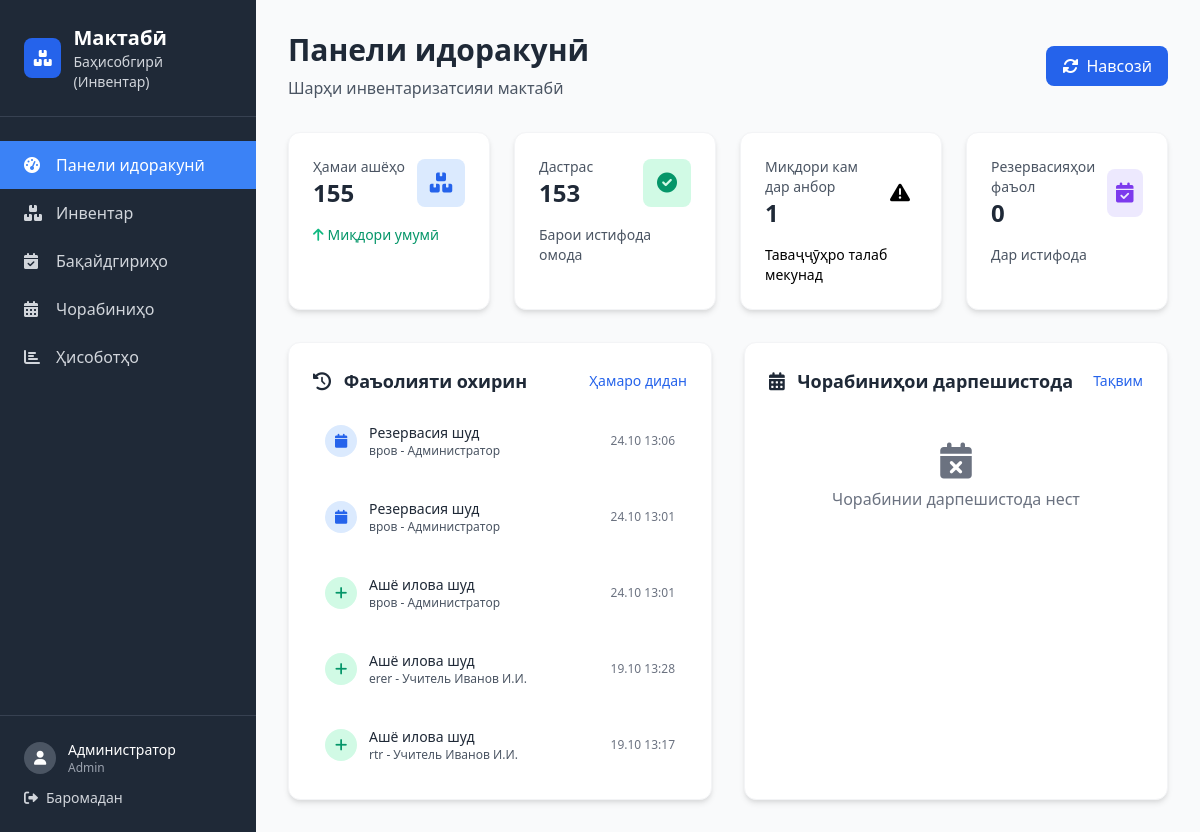
Screenshot of / (signed in) with the database file from the repository.
### app.py (models this page shows)
class User(UserMixin, db.Model):
    id = db.Column(db.Integer, primary_key=True)
    username = db.Column(db.String(80), unique=True, nullable=False)
    email = db.Column(db.String(120), unique=True, nullable=False)
    password_hash = db.Column(db.String(120), nullable=False)
    role = db.Column(db.String(20), nullable=False, default='teacher')  # admin, teacher, staff
    full_name = db.Column(db.String(100), nullable=False)
    department = db.Column(db.String(50))
    phone = db.Column(db.String(20))
    created_at = db.Column(db.DateTime(timezone=True), default=lambda: datetime.now(UTC))
    reservations = db.relationship(
        'Reservation',
        back_populates='user',
        foreign_keys='Reservation.user_id',
        lazy=True
    )
    approvals = db.relationship(
        'Reservation',
        back_populates='approver',
        foreign_keys='Reservation.approved_by',
        lazy=True
    )
    usage_logs = db.relationship('UsageLog', backref='user', lazy=True)

class UsageLog(db.Model):
    id = db.Column(db.Integer, primary_key=True)
    item_id = db.Column(db.Integer, db.ForeignKey('inventory_item.id'), nullable=False)
    user_id = db.Column(db.Integer, db.ForeignKey('user.id'), nullable=False)
    reservation_id = db.Column(db.Integer, db.ForeignKey('reservation.id'))
    action = db.Column(db.String(20), nullable=False)  # borrowed, returned, reserved, cancelled
    quantity = db.Column(db.Integer, default=1)
    timestamp = db.Column(db.DateTime(timezone=True), default=lambda: datetime.now(UTC))
    notes = db.Column(db.Text)
    condition_before = db.Column(db.String(20))
    condition_after = db.Column(db.String(20))

class InventoryItem(db.Model):
    id = db.Column(db.Integer, primary_key=True)
    name = db.Column(db.String(100), nullable=False)
    description = db.Column(db.Text)
    category_id = db.Column(db.Integer, db.ForeignKey('category.id'), nullable=False)
    quantity = db.Column(db.Integer, nullable=False, default=1)
    available_quantity = db.Column(db.Integer, nullable=False, default=1)
    min_quantity = db.Column(db.Integer, default=1)
    location = db.Column(db.String(100))
    condition = db.Column(db.String(20), default='good')  # excellent, good, fair, poor
    purchase_date = db.Column(db.Date)
    purchase_price = db.Column(db.Float) # <-- Должно быть Float
    barcode = db.Column(db.String(50), unique=True)
    responsible_person = db.Column(db.String(100))
    status = db.Column(db.String(20), default='available')  # available, maintenance, disposed
    is_reservable = db.Column(db.Boolean, default=True)
    created_at = db.Column(db.DateTime(timezone=True), default=lambda: datetime.now(UTC))
    updated_at = db.Column(db.DateTime(timezone=True), default=lambda: datetime.now(UTC), onupdate=lambda: datetime.now(UTC))
    reservations = db.relationship('Reservation', backref='item', lazy=True)
    usage_logs = db.relationship('UsageLog', backref='item', lazy=True)

### app.py (the view)
@app.route('/')
@login_required
def dashboard():
    try:
        total_items = db.session.query(db.func.sum(InventoryItem.quantity)).scalar() or 0
        available_items = db.session.query(db.func.sum(InventoryItem.available_quantity)).scalar() or 0
        low_stock_items = InventoryItem.query.filter(
            InventoryItem.available_quantity <= InventoryItem.min_quantity
        ).count()
        active_reservations = Reservation.query.filter_by(status='active').count()
        recent_logs = UsageLog.query.order_by(UsageLog.timestamp.desc()).limit(5).all()
        upcoming_events = Event.query.filter(
            Event.start_time > datetime.now(UTC)
        ).order_by(Event.start_time).limit(5).all()
        return render_template('dashboard.html',
                               total_items=total_items,
                               available_items=available_items,
                               low_stock_items=low_stock_items,
                               active_reservations=active_reservations,
                               recent_logs=recent_logs,
                               upcoming_events=upcoming_events)
    except Exception as e:
        print(f"Error in dashboard route: {e}")
        flash('Произошла ошибка при загрузке данных', 'error')
        return render_template('dashboard.html',
                               total_items=0,
                               available_items=0,
                               low_stock_items=0,
                               active_reservations=0,
                               recent_logs=[],
                               upcoming_events=[])

### app.py (called while the page is built)
@login_manager.user_loader
def load_user(user_id):
    return User.query.get(int(user_id))

### templates/dashboard.html (shortened to what this page needs)
{% extends "base.html" %}
{% block content %}
<div class="p-8">
    <div class="mb-8 flex justify-between items-center">
        <div>
            <h1 class="text-3xl font-bold text-gray-800">Панели идоракунӣ</h1>
            <p class="text-gray-600 mt-2">Шарҳи инвентаризатсияи мактабӣ</p>
        </div>
        <div class="flex space-x-4">
            <button class="flex items-center space-x-2 bg-blue-600 hover:bg-blue-700 text-white px-4 py-2 rounded-lg transition-colors duration-200">
                <i class="fas fa-sync-alt"></i>
                <span>Навсозӣ</span>
            </button>
        </div>
    </div>
    <div class="grid grid-cols-1 md:grid-cols-2 lg:grid-cols-4 gap-6 mb-8">
        <div class="bg-white p-6 rounded-xl shadow-md border border-gray-100 hover:shadow-lg transition-shadow duration-200">
            <div class="flex items-center justify-between">
                <div>
                    <p class="text-gray-600 text-sm font-medium">Ҳамаи ашёҳо</p>
                    <p class="text-2xl font-bold text-gray-800">{{ total_items }}</p>
                </div>
                <div class="w-12 h-12 bg-blue-100 rounded-lg flex items-center justify-center">
                    <i class="fas fa-boxes text-blue-600 text-xl"></i>
                </div>
            </div>
            <div class="mt-4 flex items-center text-sm">
                <i class="fas fa-arrow-up text-green-500 mr-1"></i>
                <span class="text-green-600">Миқдори умумӣ</span>
            </div>
        </div>
        <div class="bg-white p-6 rounded-xl shadow-md border border-gray-100 hover:shadow-lg transition-shadow duration-200">
            <div class="flex items-center justify-between">
                <div>
                    <p class="text-gray-600 text-sm font-medium">Дастрас</p>
                    <p class="text-2xl font-bold text-gray-800">{{ available_items }}</p>
                </div>
                <div class="w-12 h-12 bg-green-100 rounded-lg flex items-center justify-center">
                    <i class="fas fa-check-circle text-green-600 text-xl"></i>
                </div>
            </div>
            <div class="mt-4 flex items-center text-sm">
                <span class="text-gray-600">Барои истифода омода</span>
            </div>
        </div>
        <div class="bg-white p-6 rounded-xl shadow-md border border-gray-100 hover:shadow-lg transition-shadow duration-200">
            <div class="flex items-center justify-between">
                <div>
                    <p class="text-gray-600 text-sm font-medium">Миқдори кам дар анбор</p>
                    <p class="text-2xl font-bold text-gray-800">{{ low_stock_items }}</p>
                </div>
                <div class="w-12 h-12 bg-amber-100 rounded-lg flex items-center justify-center">
                    <i class="fas fa-exclamation-triangle text-amber-600 text-xl"></i>
                </div>
            </div>
            <div class="mt-4 flex items-center text-sm">
                <span class="text-amber-600">Таваҷҷӯҳро талаб мекунад</span>
            </div>
        </div>
        <div class="bg-white p-6 rounded-xl shadow-md border border-gray-100 hover:shadow-lg transition-shadow duration-200">
            <div class="flex items-center justify-between">
                <div>
                    <p class="text-gray-600 text-sm font-medium">Резервасияҳои фаъол</p>
                    <p class="text-2xl font-bold text-gray-800">{{ active_reservations }}</p>
                </div>
                <div class="w-12 h-12 bg-purple-100 rounded-lg flex items-center justify-center">
                    <i class="fas fa-calendar-check text-purple-600 text-xl"></i>
                </div>
            </div>
            <div class="mt-4 flex items-center text-sm">
                <span class="text-gray-600">Дар истифода</span>
            </div>
        </div>
    </div>
    <div class="grid grid-cols-1 lg:grid-cols-2 gap-8">
        <div class="bg-white p-6 rounded-xl shadow-md border border-gray-100 hover:shadow-lg transition-shadow duration-200">
            <div class="flex items-center justify-between mb-4">
                <h3 class="text-lg font-semibold text-gray-800">
                    <i class="fas fa-history mr-2"></i>
                    Фаъолияти охирин
                </h3>
                <button class="text-blue-600 hover:text-blue-700 text-sm">
                    Ҳамаро дидан
                </button>
            </div>
            <div class="space-y-4">
                {% for log in recent_logs %}
                <div class="flex items-center space-x-3 p-3 hover:bg-gray-50 rounded-lg transition-colors">
                    <div class="w-8 h-8 rounded-full flex items-center justify-center
                        {% if log.action == 'added' %}bg-green-100
                        {% elif log.action == 'reserved' %}bg-blue-100
                        {% elif log.action == 'returned' %}bg-purple-100{% endif %}">
                        <i class="fas fa-{{
                            'plus' if log.action == 'added'
                            else 'calendar' if log.action == 'reserved'
                            else 'undo' if log.action == 'returned'
                        }} text-{{
                            'green' if log.action == 'added'
                            else 'blue' if log.action == 'reserved'
                            else 'purple' if log.action == 'returned'
                        }}-600 text-sm"></i>
                    </div>
                    <div class="flex-1">
                        <p class="text-sm font-medium text-gray-800">
                            {{ {
                                'added': 'Ашё илова шуд',
                                'reserved': 'Резервасия шуд',
                                'returned': 'Баргардонида шуд'
                            }[log.action] }}
                        </p>
                        <p class="text-xs text-gray-600">{{ log.item.name }} - {{ log.user.full_name }}</p>
                    </div>
                    <p class="text-xs text-gray-500">{{ log.timestamp.strftime('%d.%m %H:%M') }}</p>
                </div>
                {% endfor %}
            </div>
        </div>
        <div class="bg-white p-6 rounded-xl shadow-md border border-gray-100 hover:shadow-lg transition-shadow duration-200">
            <div class="flex items-center justify-between mb-4">
                <h3 class="text-lg font-semibold text-gray-800">
                    <i class="fas fa-calendar-alt mr-2"></i>
                    Чорабиниҳои дарпешистода
                </h3>
                <button class="text-blue-600 hover:text-blue-700 text-sm">
                    Тақвим
                </button>
            </div>
            <div class="space-y-4">
                {% if not upcoming_events %}
                <div class="flex flex-col items-center justify-center py-8 text-gray-500">
                    <i class="fas fa-calendar-times text-4xl mb-2"></i>
                    <p>Чорабинии дарпешистода нест</p>
                </div>
                {% endif %}
            </div>
        </div>
    </div>
</div>
{% endblock %}

### templates/base.html (shortened to what this page needs)
<!DOCTYPE html>
<html lang="tj">
<head>
    <link href="https://cdn.jsdelivr.net/npm/tailwindcss@2.2.19/dist/tailwind.min.css" rel="stylesheet">
    <link href="https://cdnjs.cloudflare.com/ajax/libs/font-awesome/6.0.0/css/all.min.css" rel="stylesheet">
</head>
<body class="bg-gray-50 antialiased">
    <div class="flex min-h-screen">
        <aside class="w-64 bg-gray-800 text-white fixed h-full overflow-y-auto z-20">
            <div class="p-6 border-b border-gray-700">
                <a href="{{ url_for('dashboard') }}" class="block">
                    <div class="flex items-center space-x-3">
                        <div class="w-10 h-10 bg-blue-600 rounded-lg flex items-center justify-center hover-transition hover:bg-blue-700">
                            <i class="fas fa-boxes text-white"></i>
                        </div>
                        <div>
                            <h1 class="text-xl font-bold">Мактабӣ</h1>
                            <p class="text-sm text-gray-300">Баҳисобгирӣ (Инвентар)</p>
                        </div>
                    </div>
                </a>
            </div>
            <nav class="mt-6" aria-label="Main navigation">
                {% set nav_items = [
                    ('dashboard', 'fas fa-tachometer-alt', 'Панели идоракунӣ'),
                    ('inventory', 'fas fa-boxes', 'Инвентар'),
                    ('reservations', 'fas fa-calendar-check', 'Бақайдгириҳо'),
                    ('events', 'fas fa-calendar-alt', 'Чорабиниҳо'),
                    ('reports', 'fas fa-chart-bar', 'Ҳисоботҳо')
                ] %}
                {% for route, icon, label in nav_items %}
                <a href="{{ url_for(route) }}"
                   class="flex items-center space-x-3 px-6 py-3 text-gray-300 hover:bg-gray-700 hover:text-white hover-transition {% if request.endpoint == route %}sidebar-active{% endif %}"
                   aria-current="{{ 'page' if request.endpoint == route else 'false' }}">
                    <i class="{{ icon }} w-5" aria-hidden="true"></i>
                    <span>{{ label }}</span>
                </a>
                {% endfor %}
            </nav>
            <div class="absolute bottom-0 w-64 p-6 border-t border-gray-700 bg-gray-800">
                <div class="flex items-center space-x-3 mb-3">
                    <div class="w-8 h-8 bg-gray-600 rounded-full flex items-center justify-center">
                        <i class="fas fa-user text-sm" aria-hidden="true"></i>
                    </div>
                    <div>
                        <p class="text-sm font-medium">{{ current_user.full_name }}</p>
                        <p class="text-xs text-gray-400">{{ current_user.role|title }}</p>
                    </div>
                </div>
                <a href="{{ url_for('logout') }}"
                   class="flex items-center space-x-2 text-gray-300 hover:text-white text-sm hover-transition"
                   title="Баромадан аз система">
                    <i class="fas fa-sign-out-alt" aria-hidden="true"></i>
                    <span>Баромадан</span>
                </a>
            </div>
        </aside>
        <main class="flex-1 ml-64 relative min-h-screen">
            {% block content %}{% endblock %}
        </main>
    </div>
</body>
</html>

### templates/base.html (style rules this page uses)
:root { --primary-color: #3B82F6; --sidebar-width: 16rem; --transition-duration: 0.2s; }
.sidebar-active { background-color: var(--primary-color); color: white; }
.hover-transition { transition: all var(--transition-duration) ease-in-out; }

### rows the page displays
User: full_name "Администратор", role "Admin"
UsageLog: action "Резервасия шуд", item.name "вров", user.full_name "Администратор", timestamp "24.10 13:06"
UsageLog: action "Резервасия шуд", item.name "вров", user.full_name "Администратор", timestamp "24.10 13:01"
UsageLog: action "Ашё илова шуд", item.name "вров", user.full_name "Администратор", timestamp "24.10 13:01"
UsageLog: action "Ашё илова шуд", item.name "erer", user.full_name "Учитель Иванов И.И.", timestamp "19.10 13:28"
UsageLog: action "Ашё илова шуд", item.name "rtr", user.full_name "Учитель Иванов И.И.", timestamp "19.10 13:17"

### other values shown
{{ label }} "Панели идоракунӣ" "Инвентар" "Бақайдгириҳо" "Чорабиниҳо" "Ҳисоботҳо"
{{ total_items }} "155"
{{ available_items }} "153"
{{ low_stock_items }} "1"
{{ active_reservations }} "0"
